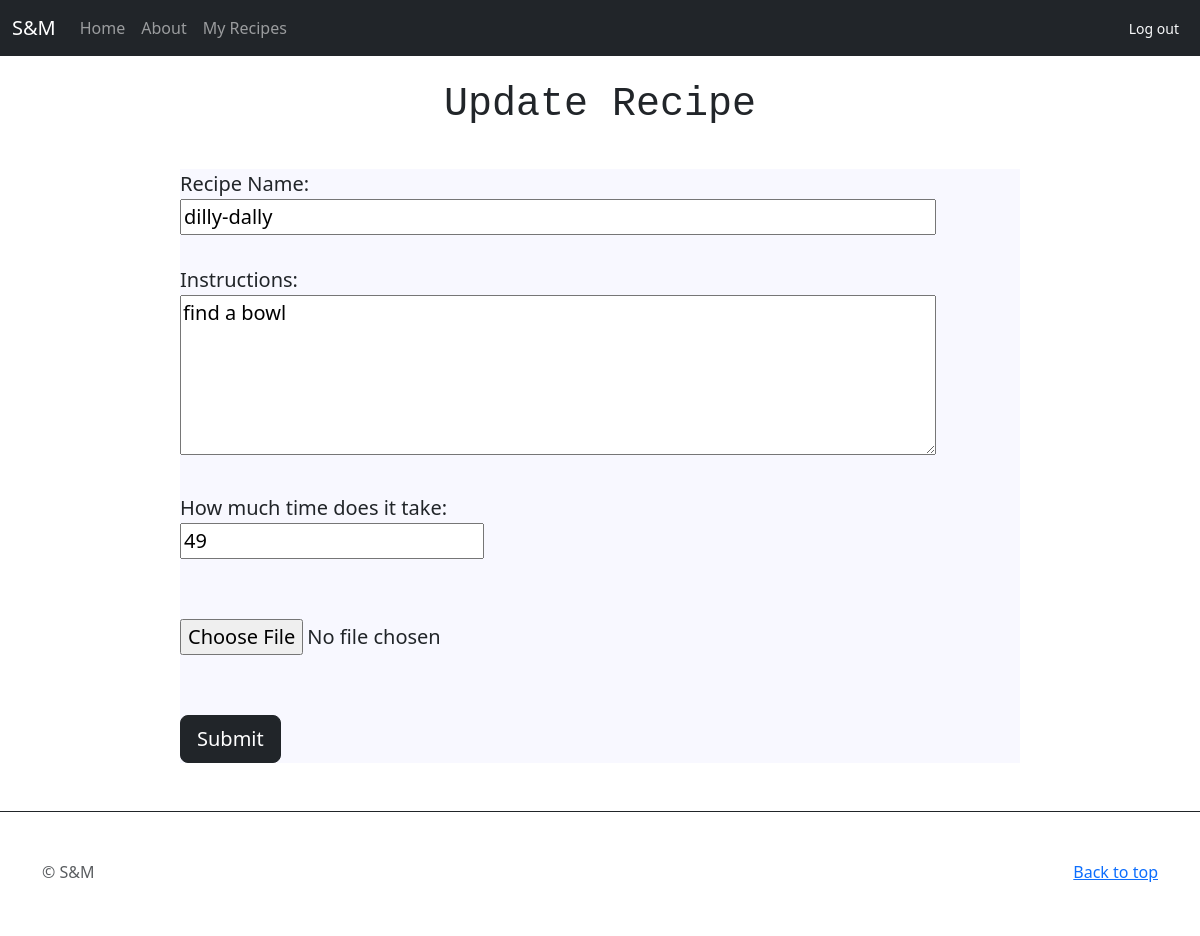
/recipe/edit/7 (signed in), run on the app's committed database.
### models.py (models this page shows)
class Recipe(db.Model):
    __tablename__ = 'recipes'
    id = Column(Integer, primary_key=True)
    name = Column(String, nullable=False, unique = True)
    time_taken = Column(Integer)
    images = relationship('Image', backref='recipe', lazy=True)
    ingredients = relationship('Ingredient',
                               secondary=recipe_ingredient_table,
                               back_populates='recipes')
    users = relationship('User',
                         secondary=user_recipe_table,
                         back_populates='recipes')
    user_id = Column(Integer, ForeignKey('users.id'))
    uploaded_by = relationship('User', back_populates='uploaded_recipes')
    instructions = Column(Text)

### main.py (the view, shortened to what this page needs)
@app.route('/recipe/edit/<int:recipe_id>', methods=['GET', 'POST'])
@login_required
def update_recipe(recipe_id):
  print(request.method)
  recipe = Recipe.query.get_or_404(recipe_id)
  form = NewRecipeForm(request.form, obj=recipe)
  image_form = ImageForm()
  image = Image.query.filter_by(recipe_id=recipe.id).first()
  return render_template('edit.html',
                         form=form,
                         image_form=image_form,
                         recipe=recipe,
                         is_update=True)

### forms.py
class NewRecipeForm(FlaskForm):
  name = StringField(validators = [InputRequired()])
  my_hidden_field = HiddenField("My hidden field")
  ingredients = TextAreaField(validators = [InputRequired()])
  instructions = TextAreaField(validators = [InputRequired()])
  time_taken = IntegerField(validators= [InputRequired()])

class ImageForm(FlaskForm):
  image = FileField('Image',validators =[FileAllowed(photos,'Images only!'),FileRequired('File field should not be empty')])

### main.py (called while the page is built)
@login_manager.user_loader
def load_user(user_id):
  return db.session.get(User, int(user_id))

@app.before_request
def before_request():
  g.user = current_user

### templates/edit.html (shortened to what this page needs)
{% extends 'base.html'%}
{% block content %}
<div style="width: 70%; margin-right:auto; margin-left:auto;">
        <h1 style="margin-top: 25px; text-align: center; font-family: monospace; margin-bottom: 2.5rem;">Update Recipe</h1>
  <div style="font-size:20px; background-color: ghostwhite;">
        <form form="main-form" id="main-form" method="post" action="#">
        <label for="recipe_name">Recipe Name:</label>
        {{ form.name(form="main-form",style = "width: 90%;") }}
        <br><br>
        <label for="instructions">Instructions:</label>
        {{ form.instructions(form="main-form", style="width: 90%; height: 10rem;")}}
        <br><br>
        <label for="time_taken">How much time does it take:</label>
        {{ form.time_taken(form="main-form")}}
        <br><br><br>
        {{image_form.image(form = "main-form")}}
        <br><br><br>
        <input type="submit" form="main-form" class="btn btn-dark btn-lg">
    </form>
        </div>
    </div>
{%endblock%}

### data on the page
Recipe: name "dilly-dally", instructions "find a bowl", time_taken "49"
